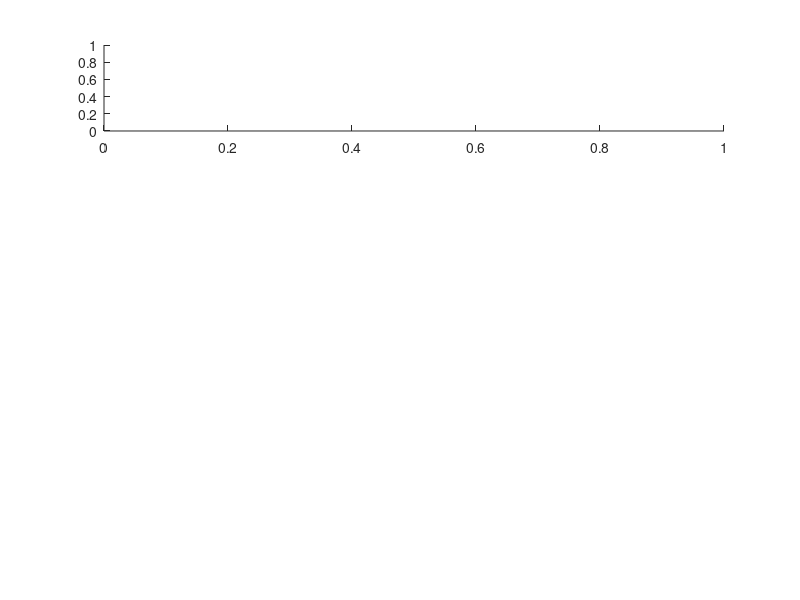

The MATLAB script that drew this image: (Note: this script raises an error after producing the figure.)
clear all; close all; clc;
k = 75; % heuristic filter window size
%% EXPERIMENT 4
load('2017-11-22-11-25-20'); % misses 10th stride
expIndex = 4; nGT = 18; % actual number of strides
figure(expIndex); clf; set(gcf, 'position', [565 165 842 545]);
subplot(4,1,1); % OPTIMAL DETECTOR (RAW DATA)
[zv, n, strideIndex] = heuristic_zv_filter_and_stride_detector(zv_shoe_opt, 1);
fprintf(sprintf('There are %i strides detected by (filtered) SHOE ZV detector in experiment %i.\n', n, expIndex));
plot(ts, zv_shoe_opt, 'LineWidth', 1.5, 'Color', 'k'); hold on;
plot(ts(strideIndex), zv(strideIndex), 'ko', 'LineWidth', 1.1, 'MarkerSize', 8, 'MarkerFaceColor', 'r');
grid on; set(gca, 'GridLineStyle', '--'); axis tight;
set(gca, 'position', [0.0437    0.77    0.948    0.17]);
h = legend('ZV labels', 'strides'); set(h, 'FontSize', 12, 'location', 'southeast');
set(gca, 'YTick', [0,1], 'YTickLabel', {'0','1'}); 
set(gca, 'XTickLabel', {'','','','','',''}); set(gca, 'FontSize', 12);
ylabel('ZV labels', 'FontSize', 12, 'FontWeight', 'normal');
titleText = sprintf('Optimal ZUPT Detector (SHOE) - %i/%i strides detected', n, nGT);
h = title(titleText); set(h, 'position', [13.3280 1.0985 0]);

subplot(4,1,2); % OPTIMAL DETECTOR (FILTERED DATA)
[zv_shoe_opt_filtered, n, strideIndex] = heuristic_zv_filter_and_stride_detector(zv_shoe_opt, k);
fprintf(sprintf('There are %i strides detected by (filtered) SHOE ZV detector in experiment %i.\n', n, expIndex));
plot(ts, zv_shoe_opt_filtered, 'LineWidth', 1.5, 'Color', 'k'); hold on;
plot(ts(strideIndex), zv_shoe_opt_filtered(strideIndex), 'ko', 'LineWidth', 1.1, 'MarkerSize', 8, 'MarkerFaceColor', 'r');
grid on; set(gca, 'GridLineStyle', '--'); axis tight;
set(gca, 'position', [0.0437    0.54    0.948    0.17]);
h = legend('ZV labels', 'strides'); set(h, 'FontSize', 12, 'location', 'southeast');
set(gca, 'YTick', [0,1], 'YTickLabel', {'0','1'});
set(gca, 'XTickLabel', {'','','','','',''}); set(gca, 'FontSize', 12);
ylabel('ZV labels', 'FontSize', 12, 'FontWeight', 'normal');
titleText = sprintf('ZUPT Detector (SHOE filtered) - %i/%i strides detected', n, nGT);
h = title(titleText); set(h, 'position', [13.3280 1.0985 0]);

subplot(4,1,3); % SUPPLEMENTARY DETECTOR (FILTERED DATA)
[zv, n, strideIndex] = heuristic_zv_filter_and_stride_detector(zv_vicon_opt, k);
fprintf(sprintf('There are %i strides detected by (filtered) VICON ZV detector in experiment %i.\n', n, expIndex));
plot(ts, zv, 'LineWidth', 1.5, 'Color', 'k');
hold on;
plot(ts(strideIndex), zv(strideIndex), 'ko', 'LineWidth', 1.1, 'MarkerSize', 8, 'MarkerFaceColor', 'r');
grid on; set(gca, 'GridLineStyle', '--'); axis tight;
set(gca, 'position', [0.0437    0.31    0.948    0.17]);
h = legend('ZV labels', 'strides'); set(h, 'FontSize', 12, 'location', 'southeast');
set(gca, 'YTick', [0,1], 'YTickLabel', {'0','1'}); set(gca, 'FontSize', 12);
set(gca, 'XTickLabel', {'','','','','',''}); set(gca, 'FontSize', 12);
ylabel('ZV labels', 'FontSize', 12, 'FontWeight', 'normal');
titleText = sprintf('Supplementary ZUPT Detector (VICON filtered) - %i/%i strides detected', n, nGT);
h = title(titleText); set(h, 'position', [13.3280 1.0985 0]);

subplot(4,1,4); % COMBINED DETECTOR
tolerance = 1e-4;  % Define a small tolerance
indexStart = find(abs(ts-14.005) < tolerance);
indexEnd = find(abs(ts-14.0701) < tolerance);
T = 0;
zv = zv_shoe_opt_filtered; zv(indexStart-T:indexEnd+T) = 1;
[zv, n, strideIndex] = heuristic_zv_filter_and_stride_detector(zv, 1);
fprintf(sprintf('There are %i strides detected by combined ZV detector in experiment %i.\n', n, expIndex));
plot(ts, zv, 'LineWidth', 1.5, 'Color', 'k');
hold on;
plot(ts(strideIndex), zv(strideIndex), 'ko', 'LineWidth', 1.1, 'MarkerSize', 8, 'MarkerFaceColor', 'r');
grid on; set(gca, 'GridLineStyle', '--'); axis tight;
set(gca, 'position', [0.0437    0.08    0.948    0.17]);
h = legend('ZV labels', 'strides'); set(h, 'FontSize', 12, 'location', 'southeast');
set(gca, 'YTick', [0,1], 'YTickLabel', {'0','1'}); set(gca, 'FontSize', 12);
ylabel('ZV labels', 'FontSize', 12, 'FontWeight', 'normal');
titleText = sprintf('Combined ZUPT Detector - %i/%i strides detected', n, nGT);
h = title(titleText); set(h, 'position', [13.3280 1.0985 0]);
h = xlabel('Time [s]', 'FontSize', 14); set(h, 'Position', [13.2921   -0.1649   -1.0000]);
print(sprintf('-f%i', expIndex),sprintf('experiment%i_ZUPT_detectors_strides', expIndex),'-dpng','-r800');
%% EXPERIMENT 6
load('2017-11-22-11-26-46'); % misses 9th stride
expIndex = 6; nGT = 24; % actual number of strides
figure(expIndex); clf; set(gcf, 'position', [565 165 842 545]);
subplot(4,1,1); % OPTIMAL DETECTOR (RAW DATA)
[zv, n, strideIndex] = heuristic_zv_filter_and_stride_detector(zv_ared_opt, 1);
fprintf(sprintf('There are %i strides detected by (filtered) ARED ZV detector in experiment %i.\n', n, expIndex));
plot(ts, zv_ared_opt, 'LineWidth', 1.5, 'Color', 'k'); hold on;
plot(ts(strideIndex), zv(strideIndex), 'ko', 'LineWidth', 1.1, 'MarkerSize', 8, 'MarkerFaceColor', 'r');
grid on; set(gca, 'GridLineStyle', '--'); axis tight;
set(gca, 'position', [0.0437    0.77    0.948    0.17]);
h = legend('ZV labels', 'strides'); set(h, 'FontSize', 12, 'location', 'southeast');
set(gca, 'YTick', [0,1], 'YTickLabel', {'0','1'}); 
set(gca, 'XTickLabel', {'','','','','',''}); set(gca, 'FontSize', 12);
ylabel('ZV labels', 'FontSize', 12, 'FontWeight', 'normal');
titleText = sprintf('Optimal ZUPT Detector (ARED) - %i/%i strides detected', n, nGT);
h = title(titleText); set(h, 'position', [15.3280 1.0985 0]);

subplot(4,1,2); % OPTIMAL DETECTOR (FILTERED DATA)
[zv_ared_opt_filtered, n, strideIndex] = heuristic_zv_filter_and_stride_detector(zv_ared_opt, k);
fprintf(sprintf('There are %i strides detected by (filtered) ARED ZV detector in experiment %i.\n', n, expIndex));
plot(ts, zv_ared_opt_filtered, 'LineWidth', 1.5, 'Color', 'k'); hold on;
plot(ts(strideIndex), zv_ared_opt_filtered(strideIndex), 'ko', 'LineWidth', 1.1, 'MarkerSize', 8, 'MarkerFaceColor', 'r');
grid on; set(gca, 'GridLineStyle', '--'); axis tight;
set(gca, 'position', [0.0437    0.54    0.948    0.17]);
h = legend('ZV labels', 'strides'); set(h, 'FontSize', 12, 'location', 'southeast');
set(gca, 'YTick', [0,1], 'YTickLabel', {'0','1'});
set(gca, 'XTickLabel', {'','','','','',''}); set(gca, 'FontSize', 12);
ylabel('ZV labels', 'FontSize', 12, 'FontWeight', 'normal');
titleText = sprintf('ZUPT Detector (ARED filtered) - %i/%i strides detected', n, nGT);
h = title(titleText); set(h, 'position', [15.3280 1.0985 0]);

subplot(4,1,3); % SUPPLEMENTARY DETECTOR (FILTERED DATA)
[zv, n, strideIndex] = heuristic_zv_filter_and_stride_detector(zv_vicon_opt, k);
fprintf(sprintf('There are %i strides detected by (filtered) VICON ZV detector in experiment %i.\n', n, expIndex));
plot(ts, zv, 'LineWidth', 1.5, 'Color', 'k');
hold on;
plot(ts(strideIndex), zv(strideIndex), 'ko', 'LineWidth', 1.1, 'MarkerSize', 8, 'MarkerFaceColor', 'r');
grid on; set(gca, 'GridLineStyle', '--'); axis tight;
set(gca, 'position', [0.0437    0.31    0.948    0.17]);
h = legend('ZV labels', 'strides'); set(h, 'FontSize', 12, 'location', 'southeast');
set(gca, 'YTick', [0,1], 'YTickLabel', {'0','1'}); set(gca, 'FontSize', 12);
set(gca, 'XTickLabel', {'','','','','',''}); set(gca, 'FontSize', 12);
ylabel('ZV labels', 'FontSize', 12, 'FontWeight', 'normal');
titleText = sprintf('Supplementary ZUPT Detector (VICON filtered) - %i/%i strides detected', n, nGT);
h = title(titleText); set(h, 'position', [15.3280 1.0985 0]);

subplot(4,1,4); % COMBINED DETECTOR
tolerance = 1e-4;  % Define a small tolerance
indexStart = find(abs(ts-12.725) < tolerance);
indexEnd = find(abs(ts-13.135) < tolerance);
T = 0;
zv = zv_ared_opt_filtered; zv(indexStart-T:indexEnd+T) = 1;
[zv, n, strideIndex] = heuristic_zv_filter_and_stride_detector(zv, 1);
fprintf(sprintf('There are %i strides detected by combined ZV detector in experiment %i.\n', n, expIndex));
plot(ts, zv, 'LineWidth', 1.5, 'Color', 'k');
hold on;
plot(ts(strideIndex), zv(strideIndex), 'ko', 'LineWidth', 1.1, 'MarkerSize', 8, 'MarkerFaceColor', 'r');
grid on; set(gca, 'GridLineStyle', '--'); axis tight;
set(gca, 'position', [0.0437    0.08    0.948    0.17]);
h = legend('ZV labels', 'strides'); set(h, 'FontSize', 12, 'location', 'southeast');
set(gca, 'YTick', [0,1], 'YTickLabel', {'0','1'}); set(gca, 'FontSize', 12);
ylabel('ZV labels', 'FontSize', 12, 'FontWeight', 'normal');
titleText = sprintf('Combined ZUPT Detector - %i/%i strides detected', n, nGT);
h = title(titleText); set(h, 'position', [15.3280 1.0985 0]);
h = xlabel('Time [s]', 'FontSize', 14); set(h, 'Position', [13.2921   -0.1649   -1.0000]);
print(sprintf('-f%i', expIndex),sprintf('experiment%i_ZUPT_detectors_strides', expIndex),'-dpng','-r800');
%% EXPERIMENT 11
load('2017-11-22-11-35-59'); % misses 7th stride
expIndex = 11; nGT = 29; % actual number of strides
figure(expIndex); clf; set(gcf, 'position', [565 165 842 545]);
subplot(4,1,1); % OPTIMAL DETECTOR (RAW DATA)
[zv, n, strideIndex] = heuristic_zv_filter_and_stride_detector(zv_shoe_opt, 1);
fprintf(sprintf('There are %i strides detected by (filtered) SHOE ZV detector in experiment %i.\n', n, expIndex));
plot(ts, zv_shoe_opt, 'LineWidth', 1.5, 'Color', 'k'); hold on;
plot(ts(strideIndex), zv(strideIndex), 'ko', 'LineWidth', 1.1, 'MarkerSize', 8, 'MarkerFaceColor', 'r');
grid on; set(gca, 'GridLineStyle', '--'); axis tight;
set(gca, 'position', [0.0437    0.77    0.948    0.17]);
h = legend('ZV labels', 'strides'); set(h, 'FontSize', 12, 'location', 'southeast');
set(gca, 'YTick', [0,1], 'YTickLabel', {'0','1'}); 
set(gca, 'XTickLabel', {'','','','','',''}); set(gca, 'FontSize', 12);
ylabel('ZV labels', 'FontSize', 12, 'FontWeight', 'normal');
titleText = sprintf('Optimal ZUPT Detector (SHOE) - %i/%i strides detected', n, nGT);
h = title(titleText); set(h, 'position', [18.3280 1.0985 0]);

subplot(4,1,2); % OPTIMAL DETECTOR (FILTERED DATA)
[zv_shoe_opt_filtered, n, strideIndex] = heuristic_zv_filter_and_stride_detector(zv_shoe_opt, k);
fprintf(sprintf('There are %i strides detected by (filtered) SHOE ZV detector in experiment %i.\n', n, expIndex));
plot(ts, zv_shoe_opt_filtered, 'LineWidth', 1.5, 'Color', 'k'); hold on;
plot(ts(strideIndex), zv_shoe_opt_filtered(strideIndex), 'ko', 'LineWidth', 1.1, 'MarkerSize', 8, 'MarkerFaceColor', 'r');
grid on; set(gca, 'GridLineStyle', '--'); axis tight;
set(gca, 'position', [0.0437    0.54    0.948    0.17]);
h = legend('ZV labels', 'strides'); set(h, 'FontSize', 12, 'location', 'southeast');
set(gca, 'YTick', [0,1], 'YTickLabel', {'0','1'});
set(gca, 'XTickLabel', {'','','','','',''}); set(gca, 'FontSize', 12);
ylabel('ZV labels', 'FontSize', 12, 'FontWeight', 'normal');
titleText = sprintf('ZUPT Detector (SHOE filtered) - %i/%i strides detected', n, nGT);
h = title(titleText); set(h, 'position', [18.3280 1.0985 0]);

subplot(4,1,3); % SUPPLEMENTARY DETECTOR (FILTERED DATA)
[zv, n, strideIndex] = heuristic_zv_filter_and_stride_detector(zv_vicon_opt, k);
fprintf(sprintf('There are %i strides detected by (filtered) VICON ZV detector in experiment %i.\n', n, expIndex));
plot(ts, zv, 'LineWidth', 1.5, 'Color', 'k');
hold on;
plot(ts(strideIndex), zv(strideIndex), 'ko', 'LineWidth', 1.1, 'MarkerSize', 8, 'MarkerFaceColor', 'r');
grid on; set(gca, 'GridLineStyle', '--'); axis tight;
set(gca, 'position', [0.0437    0.31    0.948    0.17]);
h = legend('ZV labels', 'strides'); set(h, 'FontSize', 12, 'location', 'southeast');
set(gca, 'YTick', [0,1], 'YTickLabel', {'0','1'}); set(gca, 'FontSize', 12);
set(gca, 'XTickLabel', {'','','','','',''}); set(gca, 'FontSize', 12);
ylabel('ZV labels', 'FontSize', 12, 'FontWeight', 'normal');
titleText = sprintf('Supplementary ZUPT Detector (VICON filtered) - %i/%i strides detected', n, nGT);
h = title(titleText); set(h, 'position', [18.3280 1.0985 0]);

subplot(4,1,4); % COMBINED DETECTOR
tolerance = 1e-4;  % Define a small tolerance
indexStart = find(abs(ts-10.69) < tolerance);
indexEnd = find(abs(ts-10.81) < tolerance);
T = 0;
zv = zv_shoe_opt_filtered; zv(indexStart-T:indexEnd+T) = 1;
[zv, n, strideIndex] = heuristic_zv_filter_and_stride_detector(zv, 1);
fprintf(sprintf('There are %i strides detected by combined ZV detector in experiment %i.\n', n, expIndex));
plot(ts, zv, 'LineWidth', 1.5, 'Color', 'k');
hold on;
plot(ts(strideIndex), zv(strideIndex), 'ko', 'LineWidth', 1.1, 'MarkerSize', 8, 'MarkerFaceColor', 'r');
grid on; set(gca, 'GridLineStyle', '--'); axis tight;
set(gca, 'position', [0.0437    0.08    0.948    0.17]);
h = legend('ZV labels', 'strides'); set(h, 'FontSize', 12, 'location', 'southeast');
set(gca, 'YTick', [0,1], 'YTickLabel', {'0','1'}); set(gca, 'FontSize', 12);
ylabel('ZV labels', 'FontSize', 12, 'FontWeight', 'normal');
titleText = sprintf('Combined ZUPT Detector - %i/%i strides detected', n, nGT);
h = title(titleText); set(h, 'position', [18.3280 1.0985 0]);
h = xlabel('Time [s]', 'FontSize', 14); set(h, 'Position', [13.2921   -0.1649   -1.0000]);
print(sprintf('-f%i', expIndex),sprintf('experiment%i_ZUPT_detectors_strides', expIndex),'-dpng','-r800');
%% EXPERIMENT 18
load('2017-11-22-11-48-35'); % misses 7th stride
expIndex = 18; nGT = 14; % actual number of strides
figure(expIndex); clf; set(gcf, 'position', [565 165 842 545]);
subplot(4,1,1); % OPTIMAL DETECTOR (RAW DATA)
[zv, n, strideIndex] = heuristic_zv_filter_and_stride_detector(zv_shoe_opt, 1);
fprintf(sprintf('There are %i strides detected by (filtered) SHOE ZV detector in experiment %i.\n', n, expIndex));
plot(ts, zv_shoe_opt, 'LineWidth', 1.5, 'Color', 'k'); hold on;
plot(ts(strideIndex), zv(strideIndex), 'ko', 'LineWidth', 1.1, 'MarkerSize', 8, 'MarkerFaceColor', 'r');
grid on; set(gca, 'GridLineStyle', '--'); axis tight;
set(gca, 'position', [0.0437    0.77    0.948    0.17]);
h = legend('ZV labels', 'strides'); set(h, 'FontSize', 12, 'location', 'southeast');
set(gca, 'YTick', [0,1], 'YTickLabel', {'0','1'}); 
set(gca, 'XTickLabel', {'','','','','',''}); set(gca, 'FontSize', 12);
ylabel('ZV labels', 'FontSize', 12, 'FontWeight', 'normal');
titleText = sprintf('Optimal ZUPT Detector (SHOE) - %i/%i strides detected', n, nGT);
h = title(titleText); set(h, 'position', [10.3280 1.0985 0]);

subplot(4,1,2); % OPTIMAL DETECTOR (FILTERED DATA)
[zv_shoe_opt_filtered, n, strideIndex] = heuristic_zv_filter_and_stride_detector(zv_shoe_opt, k);
fprintf(sprintf('There are %i strides detected by (filtered) SHOE ZV detector in experiment %i.\n', n, expIndex));
plot(ts, zv_shoe_opt_filtered, 'LineWidth', 1.5, 'Color', 'k'); hold on;
plot(ts(strideIndex), zv_shoe_opt_filtered(strideIndex), 'ko', 'LineWidth', 1.1, 'MarkerSize', 8, 'MarkerFaceColor', 'r');
grid on; set(gca, 'GridLineStyle', '--'); axis tight;
set(gca, 'position', [0.0437    0.54    0.948    0.17]);
h = legend('ZV labels', 'strides'); set(h, 'FontSize', 12, 'location', 'southeast');
set(gca, 'YTick', [0,1], 'YTickLabel', {'0','1'});
set(gca, 'XTickLabel', {'','','','','',''}); set(gca, 'FontSize', 12);
ylabel('ZV labels', 'FontSize', 12, 'FontWeight', 'normal');
titleText = sprintf('ZUPT Detector (SHOE filtered) - %i/%i strides detected', n, nGT);
h = title(titleText); set(h, 'position', [10.3280 1.0985 0]);

subplot(4,1,3); % SUPPLEMENTARY DETECTOR (FILTERED DATA)
[zv, n, strideIndex] = heuristic_zv_filter_and_stride_detector(zv_vicon_opt, k);
fprintf(sprintf('There are %i strides detected by (filtered) VICON ZV detector in experiment %i.\n', n, expIndex));
plot(ts, zv, 'LineWidth', 1.5, 'Color', 'k');
hold on;
plot(ts(strideIndex), zv(strideIndex), 'ko', 'LineWidth', 1.1, 'MarkerSize', 8, 'MarkerFaceColor', 'r');
grid on; set(gca, 'GridLineStyle', '--'); axis tight;
set(gca, 'position', [0.0437    0.31    0.948    0.17]);
h = legend('ZV labels', 'strides'); set(h, 'FontSize', 12, 'location', 'southeast');
set(gca, 'YTick', [0,1], 'YTickLabel', {'0','1'}); set(gca, 'FontSize', 12);
set(gca, 'XTickLabel', {'','','','','',''}); set(gca, 'FontSize', 12);
ylabel('ZV labels', 'FontSize', 12, 'FontWeight', 'normal');
titleText = sprintf('Supplementary ZUPT Detector (VICON filtered) - %i/%i strides detected', n, nGT);
h = title(titleText); set(h, 'position', [10.3280 1.0985 0]);

subplot(4,1,4); % COMBINED DETECTOR
tolerance = 1e-4;  % Define a small tolerance
indexStart = find(abs(ts-9.41515) < tolerance);
indexEnd = find(abs(ts-9.70017) < tolerance);
T = 0;
zv = zv_shoe_opt_filtered; zv(indexStart-T:indexEnd+T) = 1;
[zv, n, strideIndex] = heuristic_zv_filter_and_stride_detector(zv, 1);
fprintf(sprintf('There are %i strides detected by combined ZV detector in experiment %i.\n', n, expIndex));
plot(ts, zv, 'LineWidth', 1.5, 'Color', 'k');
hold on;
plot(ts(strideIndex), zv(strideIndex), 'ko', 'LineWidth', 1.1, 'MarkerSize', 8, 'MarkerFaceColor', 'r');
grid on; set(gca, 'GridLineStyle', '--'); axis tight;
set(gca, 'position', [0.0437    0.08    0.948    0.17]);
h = legend('ZV labels', 'strides'); set(h, 'FontSize', 12, 'location', 'southeast');
set(gca, 'YTick', [0,1], 'YTickLabel', {'0','1'}); set(gca, 'FontSize', 12);
ylabel('ZV labels', 'FontSize', 12, 'FontWeight', 'normal');
titleText = sprintf('Combined ZUPT Detector - %i/%i strides detected', n, nGT);
h = title(titleText); set(h, 'position', [10.3280 1.0985 0]);
h = xlabel('Time [s]', 'FontSize', 14); set(h, 'Position', [13.2921   -0.1649   -1.0000]);
print(sprintf('-f%i', expIndex),sprintf('experiment%i_ZUPT_detectors_strides', expIndex),'-dpng','-r800');%% EXPERIMENT 27
%% EXPERIMENT 27
% first three strides can be retrieved by VICON zupt detector while the
% last one can be retrieved by MBGTD
load('2017-11-27-11-12-44.mat'); % missed strides {9, 16, 17, 18}
figure(27);
subplot(4,1,1);
[zv, n, strideIndex] = heuristic_zv_filter_and_stride_detector(zv_shoe_opt, k);
fprintf('There are %i strides detected by (filtered) SHOE zupt detector in experiment 27.\n', n);
plot(ts, zv, 'LineWidth', 1.2);
hold on;
plot(ts(strideIndex), zv(strideIndex), 'rx', 'LineWidth', 1.5);
grid on;
xlabel('Time [s]'); ylabel('ZV labels [shoe filtered]');
legend('ZV labels', 'strides');
subplot(4,1,2);
[zv, n, strideIndex] = heuristic_zv_filter_and_stride_detector(zv_vicon_opt, k);
fprintf('There are %i strides detected by (filtered) VICON zupt detector in experiment 27.\n', n);
plot(ts, zv, 'LineWidth', 1.2);
hold on;
plot(ts(strideIndex), zv(strideIndex), 'rx', 'LineWidth', 1.5);
grid on;
xlabel('Time [s]'); ylabel('ZV labels [vicon filtered]');
legend('ZV labels', 'strides');
subplot(4,1,3);
[zv, n, strideIndex] = heuristic_zv_filter_and_stride_detector(zv_ared_opt, k);
fprintf('There are %i strides detected by (filtered) ARED zupt detector in experiment 27.\n', n);
plot(ts, zv, 'LineWidth', 1.2);
hold on;
plot(ts(strideIndex), zv(strideIndex), 'rx', 'LineWidth', 1.5);
grid on;
xlabel('Time [s]'); ylabel('ZV labels [ared filtered]');
legend('ZV labels', 'strides');
subplot(4,1,4);
[zv, n, strideIndex] = heuristic_zv_filter_and_stride_detector(zv_mbgtd_opt, k);
fprintf('There are %i strides detected by (filtered) MBGTD zupt detector in experiment 27.\n', n);
plot(ts, zv, 'LineWidth', 1.2);
hold on;
plot(ts(strideIndex), zv(strideIndex), 'rx', 'LineWidth', 1.5);
grid on;
xlabel('Time [s]'); ylabel('ZV labels [MBGTD filtered]');
legend('ZV labels', 'strides');